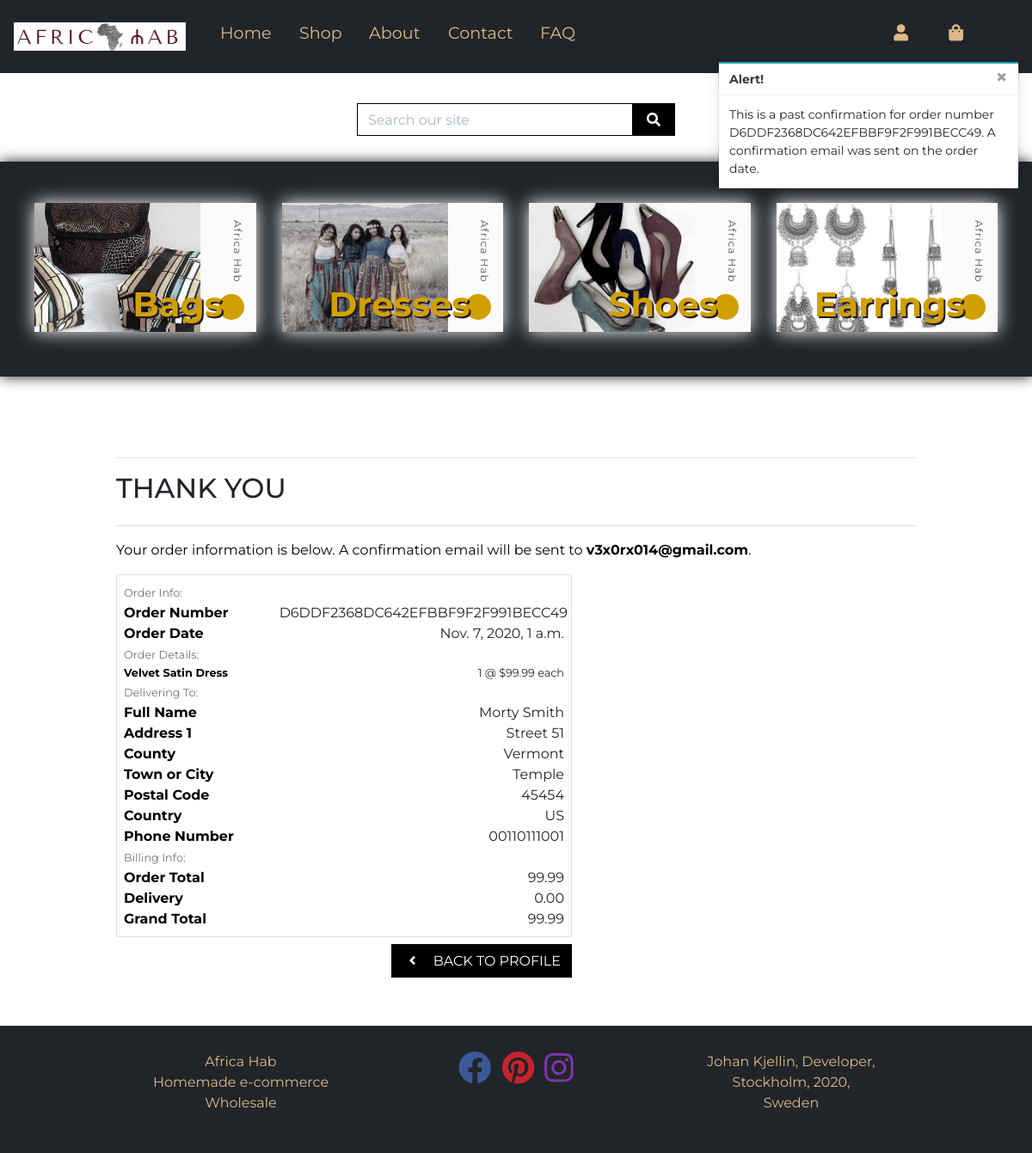
The page /profiles/order_history/D6DDF2368DC642EFBBF9F2F991BECC49 on the database its author committed.
### checkout/models.py (models this page shows, shortened)
class Order(models.Model):
    order_number = models.CharField(max_length=32, null=False, editable=False)
    user_profile = models.ForeignKey(UserProfile, on_delete=models.SET_NULL,
                                     null=True, blank=True, related_name='orders')
    full_name = models.CharField(max_length=50, null=False, blank=False)
    email = models.EmailField(max_length=254, null=False, blank=False)
    phone_number = models.CharField(max_length=20, null=False, blank=False)
    country = CountryField(blank_label='Country *', null=False, blank=False)
    postcode = models.CharField(max_length=20, null=True, blank=True)
    town_or_city = models.CharField(max_length=40, null=False, blank=False)
    street_address1 = models.CharField(max_length=80, null=False, blank=False)
    street_address2 = models.CharField(max_length=80, null=True, blank=True)
    county = models.CharField(max_length=80, null=True, blank=True)
    date = models.DateTimeField(auto_now_add=True)
    delivery_cost = models.DecimalField(
        max_digits=6, decimal_places=2, null=False, default=0)
    order_total = models.DecimalField(
        max_digits=10, decimal_places=2, null=False, default=0)
    grand_total = models.DecimalField(
        max_digits=10, decimal_places=2, null=False, default=0)
    original_bag = models.TextField(null=False, blank=False, default='')
    stripe_pid = models.CharField(
        max_length=254, null=False, blank=False, default='')

class OrderLineItem(models.Model):
    order = models.ForeignKey(Order, null=False, blank=False,
                              on_delete=models.CASCADE, related_name='lineitems')
    product = models.ForeignKey(
        Product, null=False, blank=False, on_delete=models.CASCADE)
    product_size = models.CharField(
        max_length=2, null=True, blank=True)  # XS, S, M, L, XL
    quantity = models.IntegerField(null=False, blank=False, default=0)
    lineitem_total = models.DecimalField(
        max_digits=6, decimal_places=2, null=False, blank=False, editable=False)

### products/models.py (models this page shows, shortened)
class Product(models.Model):
    category = models.ForeignKey(
        'Category', null=True, blank=True, on_delete=models.SET_NULL)
    sku = models.CharField(max_length=10, null=True)
    name = models.CharField(max_length=254)
    description = models.TextField()
    price = models.DecimalField(max_digits=6, decimal_places=2)
    image_url = models.URLField(max_length=1024, null=True, blank=True)
    image = models.ImageField(null=True, blank=True, default='noimage.png')

### profiles/views.py (the view)
# urls.py: path('order_history/<order_number>',
def order_history(request, order_number):
    order = get_object_or_404(Order, order_number=order_number)
    messages.info(request, (
        f'This is a past confirmation for order number {order_number}. '
        'A confirmation email was sent on the order date.'
    ))
    template = 'checkout/checkout_success.html'
    context = {
        'order': order,
        'from_profile': True,
    }
    return render(request, template, context)

### bag/contexts.py (called while the page is built, shortened)
def bag_contents(request):
    bag_items = []
    total = 0
    product_count = 0
    bag = request.session.get('bag', {})
    if total < settings.FREE_DELIVERY_THRESHOLD:
        delivery = total * Decimal(settings.STANDARD_DELIVERY_PERCENTAGE / 100)
        free_delivery_delta = settings.FREE_DELIVERY_THRESHOLD - total
    else:
        delivery = 0
        free_delivery_delta = 0
    grand_total = delivery + total
    context = {
        'bag_items': bag_items,
        'total': total,
        'product_count': product_count,
        'delivery': delivery,
        'free_delivery_delta': free_delivery_delta,
        'free_delivery_threshold': settings.FREE_DELIVERY_THRESHOLD,
        'grand_total': grand_total,
    }
    return context

### checkout/templates/checkout/checkout_success.html (shortened to what this page needs)
{% extends "base.html" %}
{% load static %}
{% block extra_head %}
<link rel="stylesheet" href="{% static 'checkout/css/checkout.css' %}">
{% endblock %}
{% block content %}
<div class="container">
	<div class="row">
		<div class="col">
			<hr>
			<h2 class="logo-font mb-4">Thank You</h2>
			<hr>
			<p class="text-black">Your order information is below. A confirmation email will be sent to
				<strong>{{ order.email }}</strong>.</p>
		</div>
	</div>
	<div class="row">
		<div class="col-12 col-lg-7">
			<div class="order-confirmation-wrapper p-2 border">
				<div class="row">
					<div class="col">
						<small class="text-muted">Order Info:</small>
					</div>
				</div>
				<div class="row">
					<div class="col-12 col-md-4">
						<p class="mb-0 text-black font-weight-bold">Order Number</p>
					</div>
					<div class="col-12 col-md-8 text-md-right">
						<p class="mb-0">{{ order.order_number }}</p>
					</div>
				</div>
				<div class="row">
					<div class="col-12 col-md-4">
						<p class="mb-0 text-black font-weight-bold">Order Date</p>
					</div>
					<div class="col-12 col-md-8 text-md-right">
						<p class="mb-0">{{ order.date }}</p>
					</div>
				</div>
				<div class="row">
					<div class="col">
						<small class="text-muted">Order Details:</small>
					</div>
				</div>
				{% for item in order.lineitems.all %}
				<div class="row">
					<div class="col-12 col-md-4">
						<p class="small mb-0 text-black font-weight-bold">
							{{ item.product.name }}
						</p>
					</div>
					<div class="col-12 col-md-8 text-md-right">
						<p class="small mb-0">{{ item.quantity }} @ ${{ item.product.price }} each</p>
					</div>
				</div>
				{% endfor %}
				<div class="row">
					<div class="col">
						<small class="text-muted">Delivering To:</small>
					</div>
				</div>
				<div class="row">
					<div class="col-12 col-md-4">
						<p class="mb-0 text-black font-weight-bold">Full Name</p>
					</div>
					<div class="col-12 col-md-8 text-md-right">
						<p class="mb-0">{{ order.full_name }}</p>
					</div>
				</div>
				<div class="row">
					<div class="col-12 col-md-4">
						<p class="mb-0 text-black font-weight-bold">Address 1</p>
					</div>
					<div class="col-12 col-md-8 text-md-right">
						<p class="mb-0">{{ order.street_address1 }}</p>
					</div>
				</div>
				{% if order.county %}
				<div class="row">
					<div class="col-12 col-md-4">
						<p class="mb-0 text-black font-weight-bold">County</p>
					</div>
					<div class="col-12 col-md-8 text-md-right">
						<p class="mb-0">{{ order.county }}</p>
					</div>
				</div>
				{% endif %}
				<div class="row">
					<div class="col-12 col-md-4">
						<p class="mb-0 text-black font-weight-bold">Town or City</p>
					</div>
					<div class="col-12 col-md-8 text-md-right">
						<p class="mb-0">{{ order.town_or_city }}</p>
					</div>
				</div>
				{% if order.postcode %}
				<div class="row">
					<div class="col-12 col-md-4">
						<p class="mb-0 text-black font-weight-bold">Postal Code</p>
					</div>
					<div class="col-12 col-md-8 text-md-right">
						<p class="mb-0">{{ order.postcode }}</p>
					</div>
				</div>
				{% endif %}
				<div class="row">
					<div class="col-12 col-md-4">
						<p class="mb-0 text-black font-weight-bold">Country</p>
					</div>
					<div class="col-12 col-md-8 text-md-right">
						<p class="mb-0">{{ order.country }}</p>
					</div>
				</div>
				<div class="row">
					<div class="col-12 col-md-4">
						<p class="mb-0 text-black font-weight-bold">Phone Number</p>
					</div>
					<div class="col-12 col-md-8 text-md-right">
						<p class="mb-0">{{ order.phone_number }}</p>
					</div>
				</div>
				<div class="row">
					<div class="col">
						<small class="text-muted">Billing Info:</small>
					</div>
				</div>
				<div class="row">
					<div class="col-12 col-md-4">
						<p class="mb-0 text-black font-weight-bold">Order Total</p>
					</div>
					<div class="col-12 col-md-8 text-md-right">
						<p class="mb-0">{{ order.order_total }}</p>
					</div>
				</div>
				<div class="row">
					<div class="col-12 col-md-4">
						<p class="mb-0 text-black font-weight-bold">Delivery</p>
					</div>
					<div class="col-12 col-md-8 text-md-right">
						<p class="mb-0">{{ order.delivery_cost }}</p>
					</div>
				</div>
				<div class="row">
					<div class="col-12 col-md-4">
						<p class="mb-0 text-black font-weight-bold">Grand Total</p>
					</div>
					<div class="col-12 col-md-8 text-md-right">
						<p class="mb-0">{{ order.grand_total }}</p>
					</div>
				</div>
			</div>
		</div>
	</div>
	<div class="row">
		<div class="col-12 col-lg-7 text-right">
			{% if from_profile %}
			<a href="{% url 'profile' %}" class="btn btn-black rounded-0 my-2">
				<span class="icon mr-2">
                            <i class="fas fa-angle-left"></i>
                        </span>
				<span class="text-uppercase">Back to Profile</span>
			</a>
			{% endif %}
		</div>
	</div>
</div>
{% endblock %}

### static/css/style.css (style rules this page uses)
html, body, * { margin: 0; padding: 0; font-family: "Montserrat", sans-serif; }
a { color: #000; text-decoration: none; -webkit-transition: all 0.5s; -o-transition: all 0.5s; transition: all 0.5s; }
.icon { -webkit-box-align: center; -ms-flex-align: center; align-items: center; display: -webkit-inline-box; display: -ms-inline-flexbox; display: inline-flex; -webkit-box-pack: center; -ms-flex-pack: center; justify-content: center; height: 1.5rem; width: 1.5rem; }
.logo-font { text-transform: uppercase; }
.btn-black { background: black; color: white; }
.text-black { color: #000 !important; }
@media (min-width: 1200px) { .container { max-width: 80%; } }

### rows shown on the page
Order: email "v3x0rx014@gmail.com", order_number "D6DDF2368DC642EFBBF9F2F991BECC49", date "Nov. 7, 2020, 1 a.m.", full_name "Morty Smith", street_address1 "Street 51", county "Vermont", town_or_city "Temple", postcode "45454", country "US", phone_number "00110111001", order_total "99.99", delivery_cost "0.00", grand_total "99.99"
OrderLineItem: product.name "Velvet Satin Dress", quantity "1", product.price "99.99"

### other values the page prints
{{ message }} "This is a past confirmation for order number D6DDF2368DC642EFBBF9F2F991BECC49. A confirmation email was sent on the order date."
